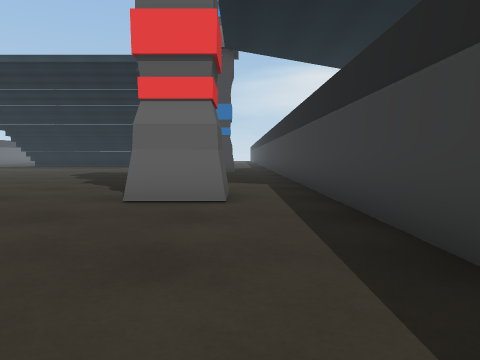
[1] (above)

19 first-person views from a walk through a 3-D level made in the Unity game engine. The camera is 0.68 m above the floor, tilts 4° down and sees 70° across. The floor is counted in squares, 1 m on a side. Each view is taken from the middle of a square. On the plan, view 1 faces up. The plan holds only what a view shows up to about 10 squares ahead; the rest is blank. The place goes on beyond the plan. The player character is not drawn. Some animated figures are left out. Some surface patterns are stand-ins.

[2]
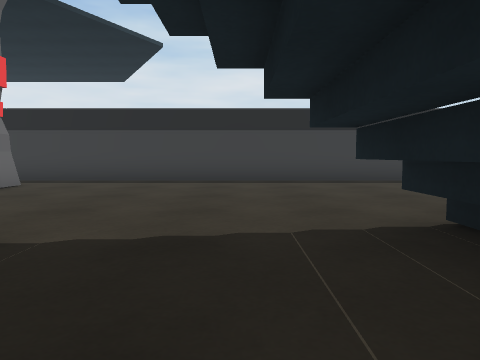

[3]
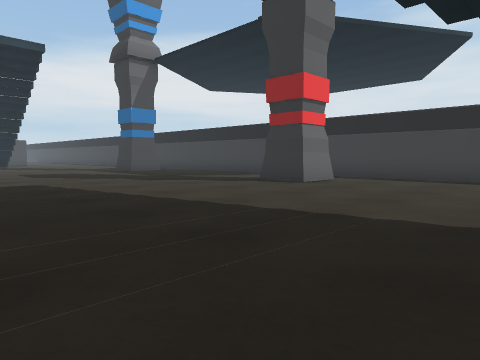

[4]
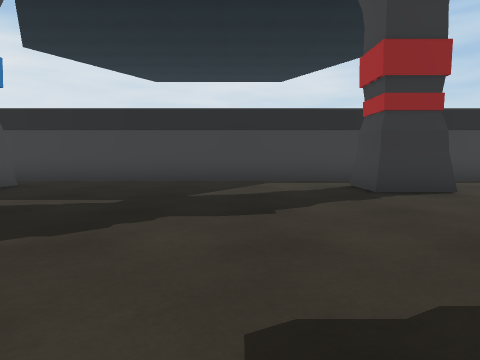

[5]
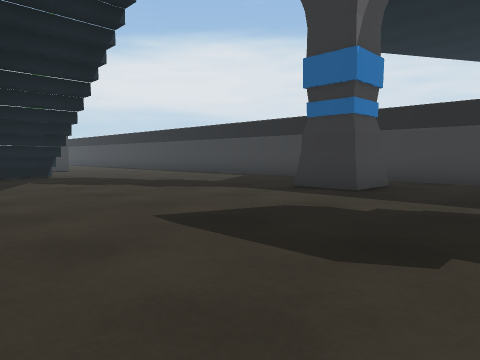

[6]
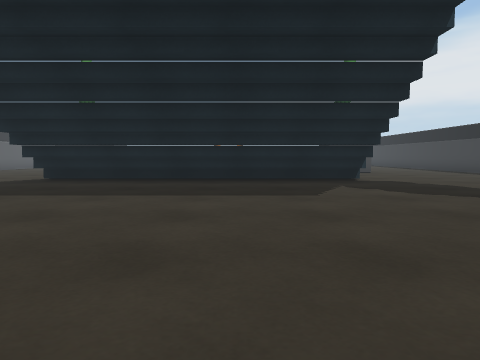

[7]
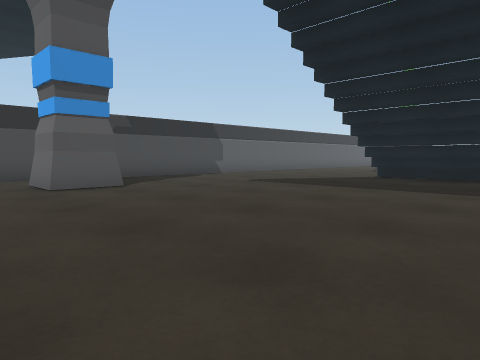

[8]
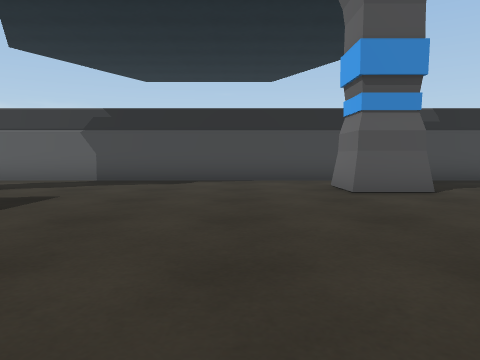

[9]
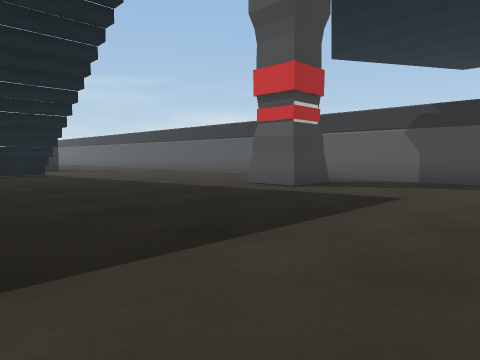

[10]
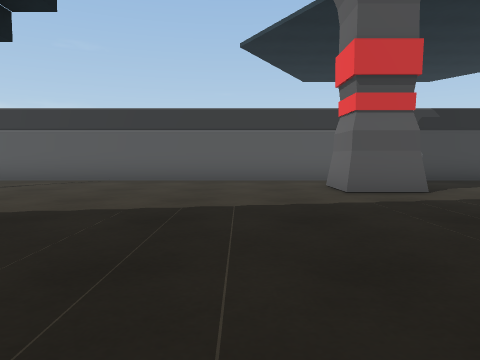

[11]
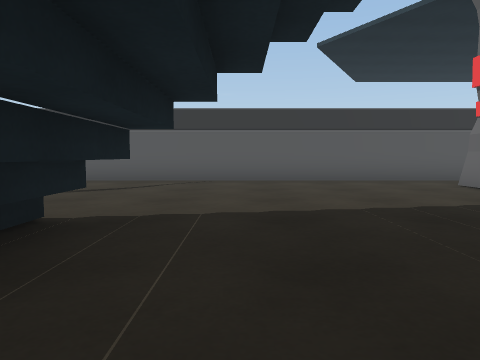

[12]
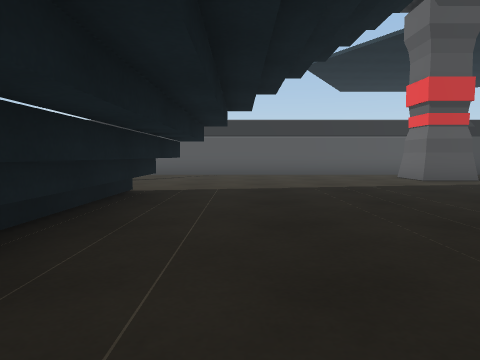

[13]
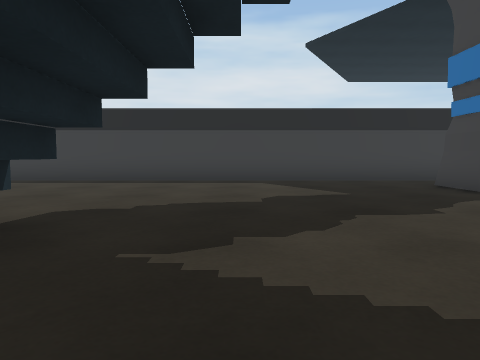

[14]
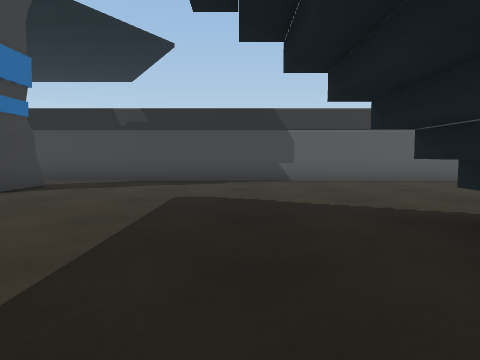

[15]
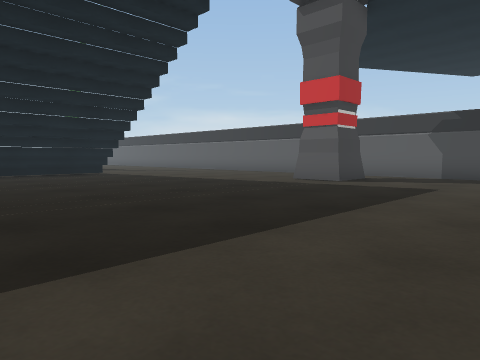

[16]
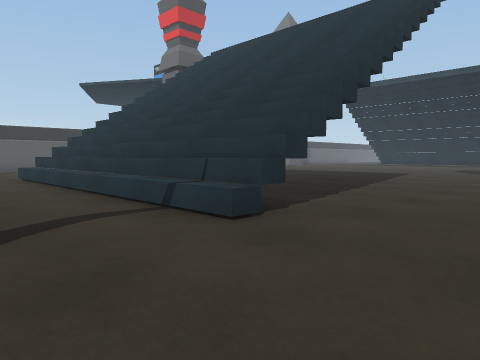

[17]
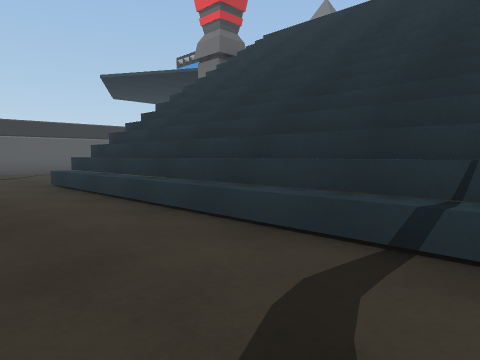

[18]
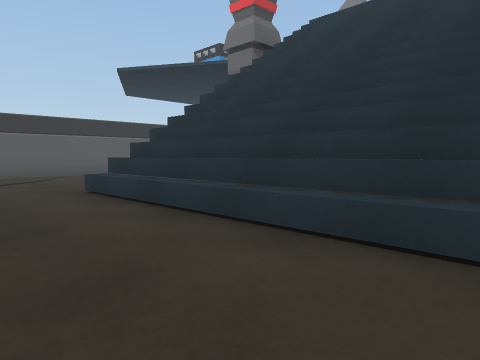

[19]
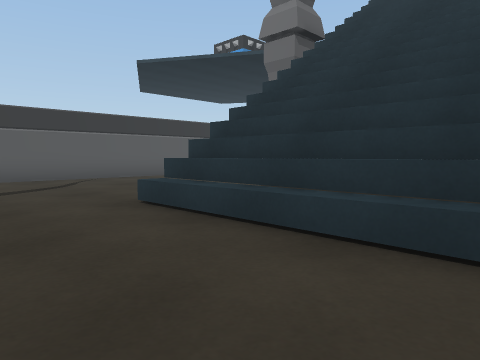

### Floor plan
Key: @ floor where view 1 was taken; # wall or solid block; . floor; ^ raised ledge; P pillar; T thing the floor can be seen under or through.
Columns run from 20 left of view 1 to 2 right of it. Each row starts with its distance up from view 1.
 23 #......^^^^^^^^^......#
 22 #......#########......#
 21 #.....................#
 20 #.....................#
 19 #.....................#
 18 #.....................#
 17 #.....................#
 16 #.....................#
 15 #..P...............PP.#
 14 #..P...............P..#
 13 #.....................#
 12 #.....................#
 11 #.....................#
 10 #.....................#
  9 #.....................#
  8 #.....................#
  7 #.....................#
  6 #..#...............#P.#
  5 #..P...............#P.#
  4 #.....................#
  3 #.....................#
  2 #.....................#
  1 #.....................#
  0 #...................@.#
 -1 #......#.###TT.#......#
 -2 #......^^^^^^^^^......#
 -3 #.....................#
 -4 #. ................ ..#
 -5         ...........   #

Where each view was taken, in squares from view 1:
view 1: 0 up, 0 right, facing up
view 2: 0 up, 8 left, facing right
view 3: 0 up, 9 left, facing up-right
view 4: 9 up, 8 left, facing right
view 5: 11 up, 8 left, facing up-right
view 6: 13 up, 8 left, facing up
view 7: 12 up, 9 left, facing up-left
view 8: 12 up, 10 left, facing left
view 9: 11 up, 10 left, facing down-left
view 10: 3 up, 10 left, facing left
view 11: 0 up, 10 left, facing left
view 12: 0 up, 7 left, facing left
view 13: 20 up, 8 left, facing right
view 14: 20 up, 10 left, facing left
view 15: 11 up, 8 left, facing down-left
view 16: 5 down, 2 left, facing up-left
view 17: 5 down, 5 left, facing up-left
view 18: 5 down, 7 left, facing up-left
view 19: 5 down, 9 left, facing up-left
